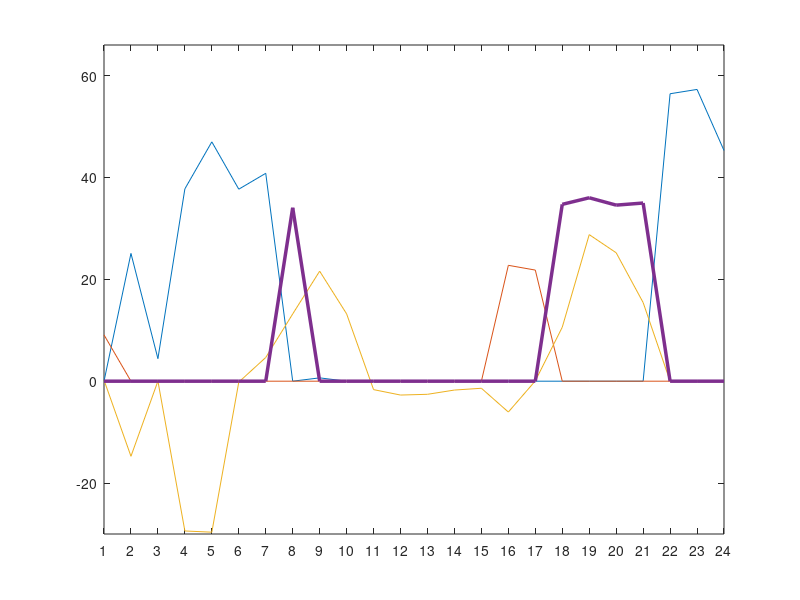

This chart was generated by the following MATLAB code: (Note: this script raises an error after producing the figure.)
clear all;clc;
%plot the results of multiple imitation learning
data=csvread('result_of_interruption10-15_max3_dp51.csv');
batt_soc = data(1,:);
from_grid = data(2,:);
to_grid = data(3,:);
batt_discharge = data(4,:);
batt_charge = data(5,:);
dg_out = data(6,:);
cost = data(7,:);
batt_out = batt_discharge - batt_charge;

t=1:1:24;
figure()
plot(t,from_grid,t,to_grid,t,batt_out,t,dg_out,'LineWidth', 2.5)
ylim([-30 66])
set(gca, 'xlim', [1,24], 'xtick', 1:24)
xlabel('Time(hour)',fontsize=12)
ylabel('Power(kW)',fontsize=12)
legend('From Grid','To Grid','BESS Output','DG Output',fontsize=12)
ax = gca;
ax.FontSize = 12;
title('Power outputs of the proposed MAIL method')



